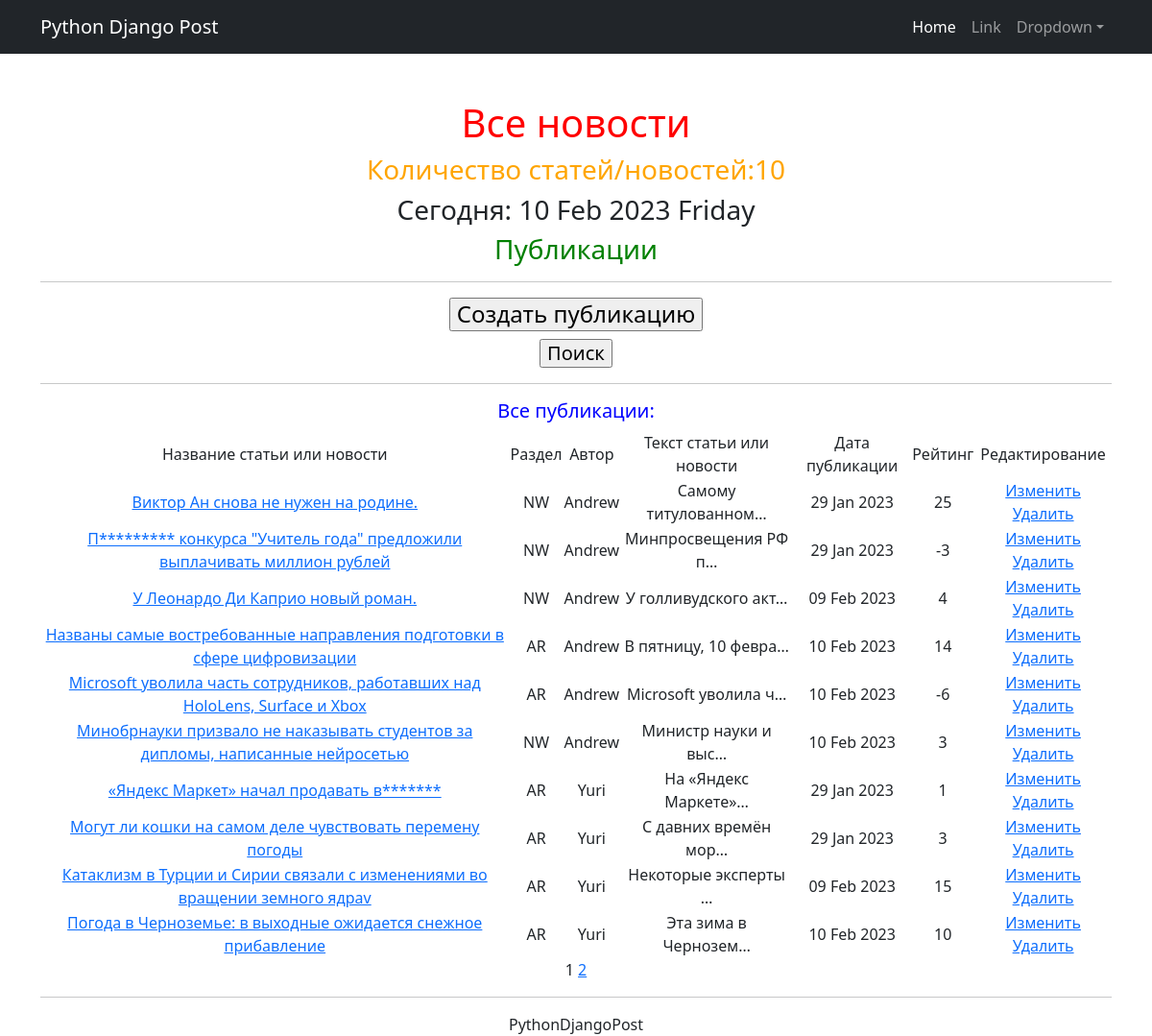
Page /news/ on the committed database.
### newsportal/models.py (models this page shows, shortened)
class Post(models.Model):
    author = models.ForeignKey(Author, on_delete=models.CASCADE)
    NEWS = 'NW'
    ARTICLE = 'AR'
    CATEGORY_CHOICES = (
        (NEWS, 'Новости'),
        (ARTICLE, 'Статья'),
    )
    categoryType = models.CharField(max_length=2, choices=CATEGORY_CHOICES, default=ARTICLE)
    dateCreation = models.DateTimeField(auto_now_add=True)
    postCategory = models.ManyToManyField(Category, through='PostCategory')
    title = models.CharField(max_length=128)
    text = models.TextField()
    rating = models.SmallIntegerField(default=0)

class Author(models.Model):
    authorUser = models.OneToOneField(User, on_delete=models.CASCADE)
    ratingAuthor = models.SmallIntegerField(default=0)
    def __str__(self):
        return f'{self.authorUser.username}'

### newsportal/views.py (the view)
# urls.py: path('', News.as_view(), name='post_list'),
class News(ListView):
    model = Post
    ordering = 'author'
    template_name = 'news.html'
    context_object_name = 'news_content'
    paginate_by = 10
    def get_queryset(self):
        queryset = super().get_queryset()
        self.filterset = PostFilter(self.request.GET, queryset)
        return self.filterset.qs
    def get_context_data(self, **kwargs):
        context = super().get_context_data(**kwargs)
        context['time_now'] = datetime.utcnow()
        context['next_sale'] = None
        context['filterset'] = self.filterset
        return context

### newsportal/models.py (called while the page is built)
    def __str__(self):
        return f'{self.name}'

### newsportal/templatetags/custom_filters.py (called while the page is built)
@register.filter()
def censor(value):
   forbwords = ['припомнили', 'олимпийским', 'спортивную', 'победителю', 'лучшей', 'витамины', 'добавки', 'товары', 'поощрение', 'денежного', 'поведению', 'неправильном']
   if not isinstance(value, str):
      raise TypeError(f"Некорректный набор: '{type(value)}'Введите строковое значение")
   for word in value.split():
      if word.lower() in forbwords:
         value = value.replace(word, f"{word[0]}{'*' * (len(word) - 1)}")
   return value

@register.simple_tag(takes_context=True)
def url_replace(context, **kwargs):
   d = context['request'].GET.copy()
   for k, v in kwargs.items():
       d[k] = v
   return d.urlencode()

### newsportal/templatetags/custom_tags.py (called while the page is built)
@register.simple_tag()
def current_time(format_string='%b %d %Y'):
   return datetime.utcnow().strftime(format_string)

### templates/news.html (shortened to what this page needs)
{% extends 'flatpages/default.html' %}
{% load custom_filters %}
{% load custom_tags %}
{% block content %}
  <h1><font color="red">Все новости</font></h1>
   <h3><font color="orange">Количество статей/новостей:{{ news_content|length }}</font></h3>
   <h3>Сегодня: {% current_time '%d %b %Y %A' %}</h3>
    <h3><font color="green">Публикации</font></h3>
    <hr>
    {% if news_content %}
    <h4>
    <form><a href="{% url 'news_create' %}"><input type="button" value="Создать публикацию" /></a></form>
    </h4>
    <h5>
    <form><a href="{% url 'post_search' %}"><input type="button" value="Поиск" /></a></form>
    </h5>
    <hr>
    <h5><font color="blue">Все публикации:</font></h5>
       <table>
           <tr>
               <td>Название статьи или новости</td>
               <td>Раздел</td>
               <td>Автор</td>
               <td>Текст статьи или новости</td>
               <td>Дата публикации</td>
                <td>Рейтинг</td>
                <td>Редактирование</td>
           <tr>
           {% for Post in news_content %}
           <tr>
               <td>
                   <a href="{% url 'news_detail' pk=Post.id %}">{{ Post.title|censor }}</a>
               </td>
               <td>{{ Post.categoryType }}</td>
               <td>{{ Post.author.authorUser }}</td>
               <td>{{ Post.text|truncatechars:20 }}</td>
               <td>{{ Post.dateCreation|date:'d M Y ' }}</td>
                <td>{{ Post.rating }}</td>
                <td>
                    {% if news_content %}
                    <a href="{% url 'news_update' pk=Post.id %}">Изменить</a>
                    <a href="{% url 'post_delete' pk=Post.id %}">Удалить</a>
                    {% endif %}
                </td>
          <tr>
           {% endfor %}
       </table>
    {% else %}
       <h2>Публикаций нет!</h2>
    {% endif %}
   {{ page_obj.number }}
   {% if page_obj.has_next %}
       <a href="?{% url_replace page=page_obj.next_page_number %}">{{ page_obj.next_page_number }}</a>
   {% endif %}
    <hr>
    <h7>PythonDjangoPost</h7>
{% endblock content %}

### templates/flatpages/default.html (shortened to what this page needs)
<!DOCTYPE html>
<html lang="en">
    <head>
        {% load static %}
        <link href="{% static 'css/styles.css' %}" rel="stylesheet" />
    </head>
    <body>
        <nav class="navbar navbar-expand-lg navbar-dark bg-dark">
            <div class="container">
                <a class="navbar-brand" href="#">Python Django Post</a>
                <div class="collapse navbar-collapse" id="navbarSupportedContent">
                    <ul class="navbar-nav ms-auto mb-2 mb-lg-0">
                        <li class="nav-item"><a class="nav-link active" aria-current="page" href="#">Home</a></li>
                        <li class="nav-item"><a class="nav-link" href="#">Link</a></li>
                        <li class="nav-item dropdown">
                            <a class="nav-link dropdown-toggle" id="navbarDropdown" href="#" role="button" data-bs-toggle="dropdown" aria-expanded="false">Dropdown</a>
                        </li>
                    </ul>
                </div>
            </div>
        </nav>
        <div class="container">
            <div class="text-center mt-5">
                 {% block content %}{% endblock content %}
            </div>
        </div>
    </body>
</html>

### rows in the picture
Post: title|censor "Виктор Ан снова не нужен на родине.", categoryType "NW", author.authorUser "Andrew", text "Самому титулованном…", dateCreation "29 Jan 2023", rating "25"
Post: title|censor "П********* конкурса \"Учитель года\" предложили выплачивать миллион рублей", categoryType "NW", author.authorUser "Andrew", text "Минпросвещения РФ п…", dateCreation "29 Jan 2023", rating "-3"
Post: title|censor "У Леонардо Ди Каприо новый роман.", categoryType "NW", author.authorUser "Andrew", text "У голливудского акт…", dateCreation "09 Feb 2023", rating "4"
Post: title|censor "Названы самые востребованные направления подготовки в сфере цифровизации", categoryType "AR", author.authorUser "Andrew", text "В пятницу, 10 февра…", dateCreation "10 Feb 2023", rating "14"
Post: title|censor "Microsoft уволила часть сотрудников, работавших над HoloLens, Surface и Xbox", categoryType "AR", author.authorUser "Andrew", text "Microsoft уволила ч…", dateCreation "10 Feb 2023", rating "-6"
Post: title|censor "Минобрнауки призвало не наказывать студентов за дипломы, написанные нейросетью", categoryType "NW", author.authorUser "Andrew", text "Министр науки и выс…", dateCreation "10 Feb 2023", rating "3"
Post: title|censor "«Яндекс Маркет» начал продавать в*******", categoryType "AR", author.authorUser "Yuri", text "На «Яндекс Маркете»…", dateCreation "29 Jan 2023", rating "1"
Post: title|censor "Могут ли кошки на самом деле чувствовать перемену погоды", categoryType "AR", author.authorUser "Yuri", text "С давних времён мор…", dateCreation "29 Jan 2023", rating "3"
Post: title|censor "Катаклизм в Турции и Сирии связали с изменениями во вращении земного ядраv", categoryType "AR", author.authorUser "Yuri", text "Некоторые эксперты …", dateCreation "09 Feb 2023", rating "15"
Post: title|censor "Погода в Черноземье: в выходные ожидается снежное прибавление", categoryType "AR", author.authorUser "Yuri", text "Эта зима в Чернозем…", dateCreation "10 Feb 2023", rating "10"

### other values in the picture
{{ news_content|length }} "10"
{{ page_obj.number }} "1"
{{ page_obj.next_page_number }} "2"
